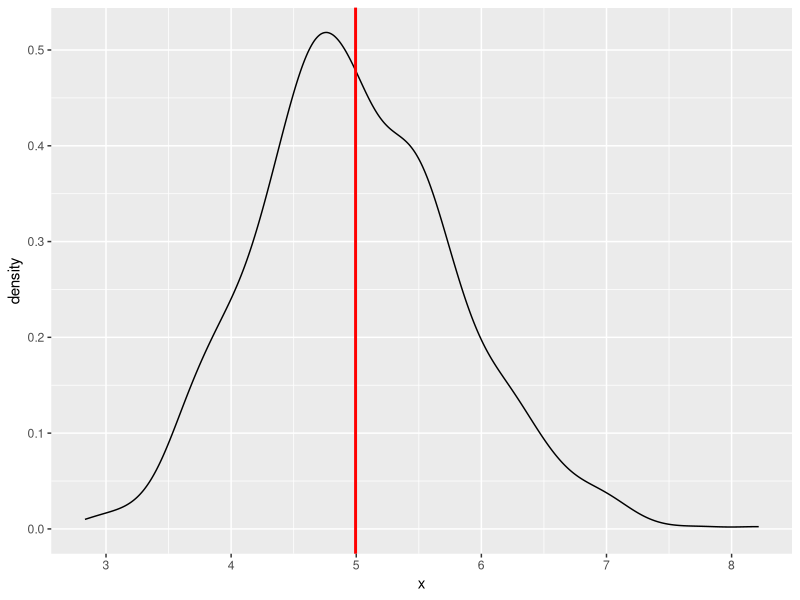
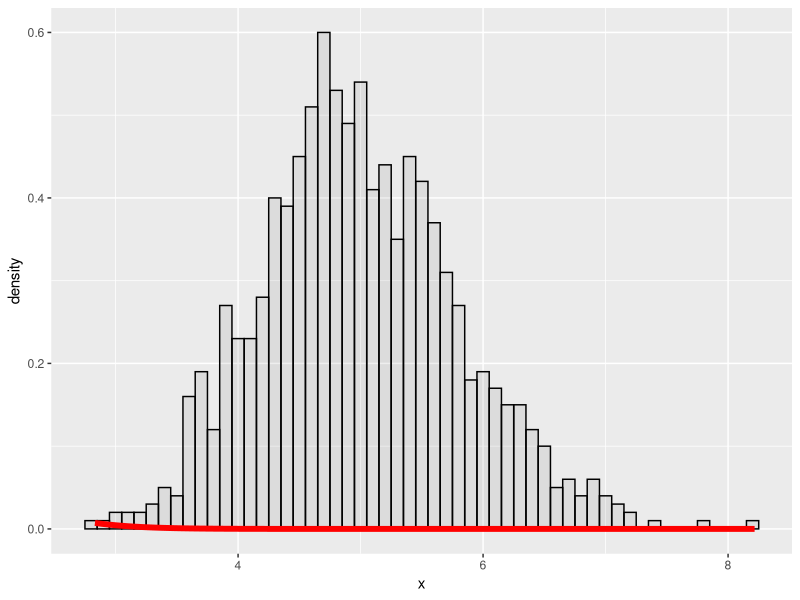
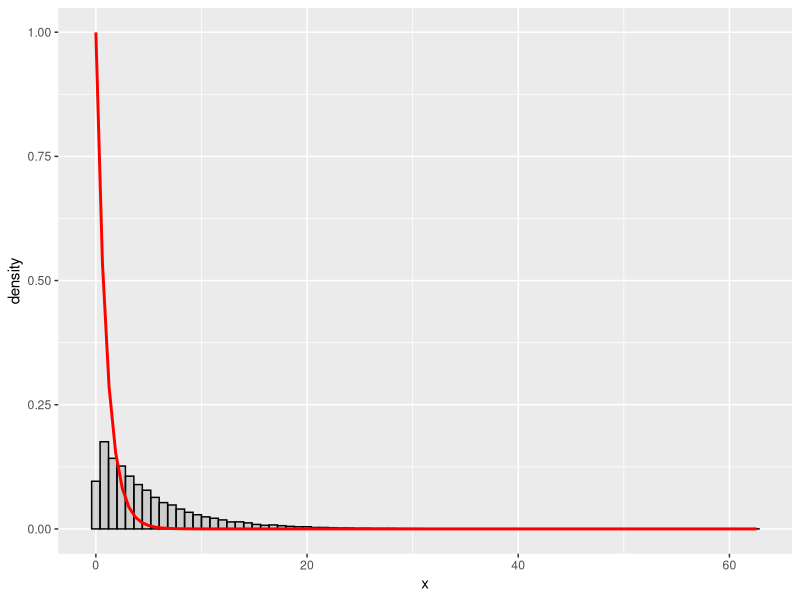
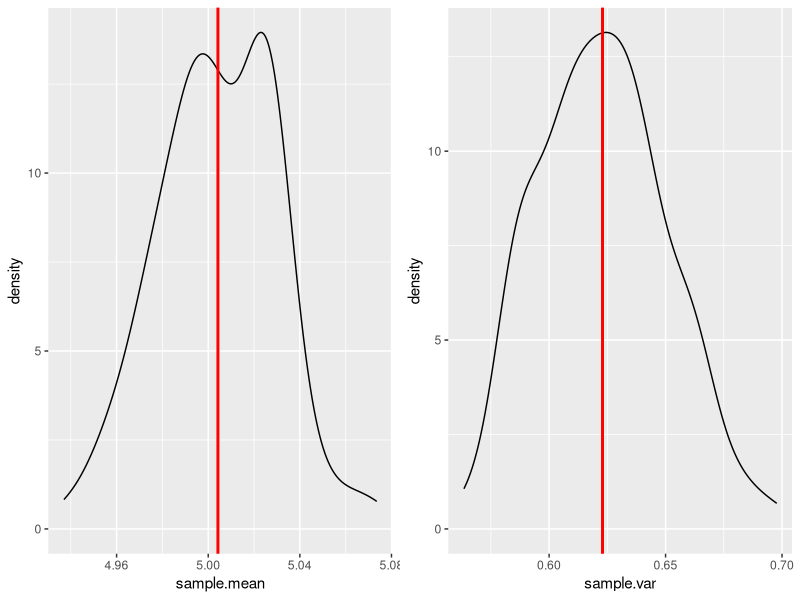
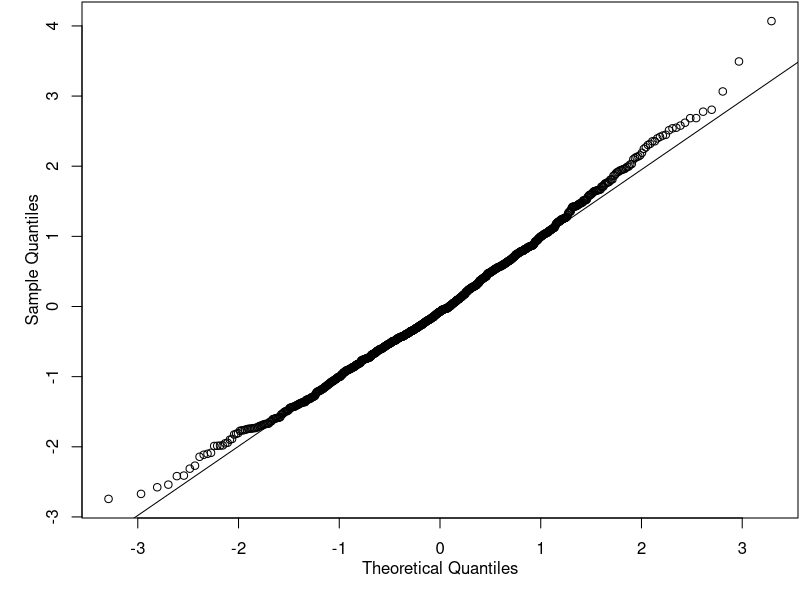

Generate these figures, in order, with R:
## ---- chunk 1
knitr::opts_chunk$set(message = FALSE, warning = FALSE)
library(ggplot2)
## ---- chunk 2
set.seed(2534)  # for reproducibility
nosim  <- 1000  # number of simulated averages
lambda <- 0.2   # rate parameter
data  <- data.frame( x = rexp(nosim * 40, lambda))
## ---- chunk 3
averages <- data.frame(x = apply(matrix(data$x,nosim),1,mean))
## ---- chunk 4
sample.mean <- mean(averages$x)
sample.mean
## ---- chunk 5
ggplot(averages, aes(x = x)) + 
geom_density() +
geom_vline(xintercept=sample.mean, size = 1, color = 'red') 
## ---- chunk 6
var(averages$x)
## ---- chunk 7
mu    <- 1/lambda
sigma <- 1/lambda
ggplot(averages, aes(x = x)) + 
geom_histogram(alpha = .10, binwidth=0.1, colour = "black", aes(y = ..density..)) +
stat_function(geom = "line", fun = dnorm, arg = list(mean = mu, sd = sigma/sqrt(40)),
              size = 2, colour = "red", fill = NA)
## ---- chunk 8
Z <- abs((mean(averages$x)-mu)/(sigma/sqrt(40)))
p <- 2*pnorm(Z, lower.tail = FALSE)
c(Z,p)
## ---- chunk 9
ggplot(data, aes(x = x)) + 
geom_histogram(alpha = .20, binwidth=0.8, colour = "black", aes(y = ..density..)) +
stat_function(fun = dexp, arg = list(rate = lambda), size = 1, colour = "red")
## ---- chunk 10
library(gridExtra)
set.seed(1332)
nosim  <- 1000
lambda <- 0.2  # rate parameter
data  <- data.frame( x = rexp(nosim * 40, lambda))

sample.mean = NULL
sample.var  = NULL
for (i in 1 : 100) {
  x = apply(matrix(rexp(nosim * 40, lambda),nosim),1,mean)
  sample.mean = c(sample.mean, mean(x))
  sample.var  = c(sample.var,  var(x))
  }

dat <- data.frame(sample.mean,sample.var)

plot1 <- ggplot(dat, aes(sample.mean)) + geom_density() +
  geom_vline(xintercept=mean(sample.mean), size = 1, color = 'red') 

plot2 <- ggplot(dat, aes(sample.var)) + geom_density() +
  geom_vline(xintercept=mean(sample.var), size = 1, color = 'red')

grid.arrange(plot1, plot2, ncol=2)
## ---- chunk 11
par(mar=c(4,4,0,0)+0.1,mgp=c(2,1,0))
y <- (averages$x-mu)/(sigma/sqrt(40))  # normalize the data
qqnorm(y, main = NULL)
qqline(y)
